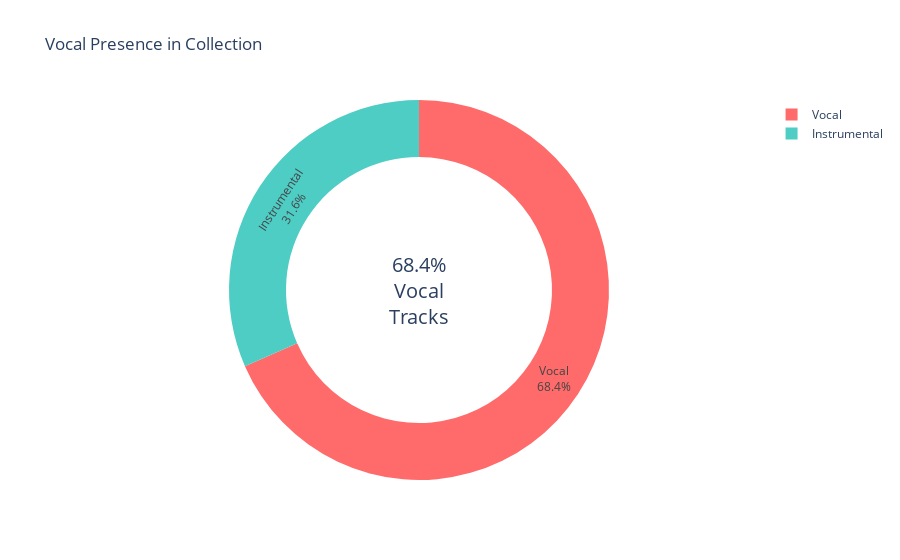

Here is the notebook cell this chart was saved with:
### Markdown cell above
## Vocal Analysis

Analyze the distribution of vocal vs instrumental content.

### Code cell
# Calculate vocal mean
vocal_mean = df["voice_instrumental"].apply(lambda x: x["voice"]).mean()

# Interactive plot
fig = go.Figure(go.Pie(
    values=[vocal_mean, 1 - vocal_mean],
    labels=["Vocal", "Instrumental"],
    hole=0.7,
    textinfo="percent+label",
    marker_colors=["#FF6B6B", "#4ECDC4"]
))

fig.update_layout(
    title="Vocal Presence in Collection",
    annotations=[dict(
        text=f"{vocal_mean:.1%}<br>Vocal<br>Tracks",
        x=0.5, y=0.5,
        font_size=20,
        showarrow=False
    )]
)

fig.show()

### Figure 1 — Plotly figure (JSON) as saved in the notebook; plotly's stock layout.template omitted (floating-point values rounded to 4 significant figures)
{"data": [{"hole": 0.7, "labels": ["Vocal", "Instrumental"], "marker": {"colors": ["#FF6B6B", "#4ECDC4"]}, "textinfo": "percent+label", "type": "pie", "values": [0.6844, 0.3156]}], "layout": {"annotations": [{"font": {"size": 20}, "showarrow": false, "text": "68.4%<br>Vocal<br>Tracks", "x": 0.5, "y": 0.5}], "title": {"text": "Vocal Presence in Collection"}}}
